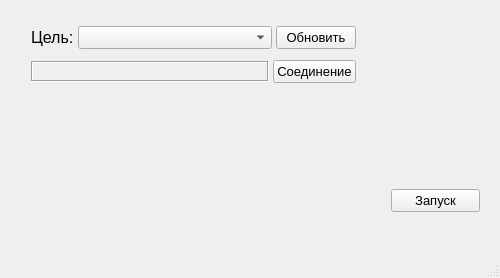
<?xml version="1.0" encoding="UTF-8"?>
<ui version="4.0">
 <class>MainWindow</class>
 <widget class="QMainWindow" name="MainWindow">
  <property name="geometry">
   <rect>
    <x>0</x>
    <y>0</y>
    <width>500</width>
    <height>278</height>
   </rect>
  </property>
  <property name="sizePolicy">
   <sizepolicy hsizetype="Ignored" vsizetype="Ignored">
    <horstretch>0</horstretch>
    <verstretch>0</verstretch>
   </sizepolicy>
  </property>
  <property name="maximumSize">
   <size>
    <width>500</width>
    <height>300</height>
   </size>
  </property>
  <property name="font">
   <font>
    <pointsize>10</pointsize>
   </font>
  </property>
  <property name="windowTitle">
   <string>Perpetuum Tool</string>
  </property>
  <property name="autoFillBackground">
   <bool>true</bool>
  </property>
  <widget class="QWidget" name="centralWidget">
   <widget class="QWidget" name="verticalLayoutWidget">
    <property name="geometry">
     <rect>
      <x>380</x>
      <y>150</y>
      <width>111</width>
      <height>101</height>
     </rect>
    </property>
    <layout class="QGridLayout" name="gridLayout">
     <item row="2" column="0">
      <widget class="QPushButton" name="pushButton_3">
       <property name="text">
        <string>Запуск</string>
       </property>
      </widget>
     </item>
    </layout>
   </widget>
   <widget class="QWidget" name="layoutWidget">
    <property name="geometry">
     <rect>
      <x>20</x>
      <y>10</y>
      <width>351</width>
      <height>91</height>
     </rect>
    </property>
    <layout class="QVBoxLayout" name="verticalLayout" stretch="0,0">
     <item>
      <layout class="QHBoxLayout" name="horizontalLayout">
       <property name="spacing">
        <number>4</number>
       </property>
       <property name="rightMargin">
        <number>4</number>
       </property>
       <item>
        <widget class="QLabel" name="label">
         <property name="sizePolicy">
          <sizepolicy hsizetype="Fixed" vsizetype="Preferred">
           <horstretch>0</horstretch>
           <verstretch>0</verstretch>
          </sizepolicy>
         </property>
         <property name="font">
          <font>
           <pointsize>12</pointsize>
          </font>
         </property>
         <property name="text">
          <string>Цель:</string>
         </property>
        </widget>
       </item>
       <item>
        <widget class="QComboBox" name="comboBox">
         <property name="sizePolicy">
          <sizepolicy hsizetype="Preferred" vsizetype="Fixed">
           <horstretch>0</horstretch>
           <verstretch>0</verstretch>
          </sizepolicy>
         </property>
         <property name="sizeAdjustPolicy">
          <enum>QComboBox::AdjustToContentsOnFirstShow</enum>
         </property>
        </widget>
       </item>
       <item>
        <widget class="QPushButton" name="pushButton_2">
         <property name="sizePolicy">
          <sizepolicy hsizetype="Fixed" vsizetype="Fixed">
           <horstretch>0</horstretch>
           <verstretch>0</verstretch>
          </sizepolicy>
         </property>
         <property name="baseSize">
          <size>
           <width>0</width>
           <height>0</height>
          </size>
         </property>
         <property name="text">
          <string>Обновить</string>
         </property>
        </widget>
       </item>
      </layout>
     </item>
     <item>
      <layout class="QHBoxLayout" name="horizontalLayout_2">
       <property name="spacing">
        <number>4</number>
       </property>
       <property name="rightMargin">
        <number>4</number>
       </property>
       <item>
        <widget class="QLabel" name="label_2">
         <property name="sizePolicy">
          <sizepolicy hsizetype="Preferred" vsizetype="Fixed">
           <horstretch>0</horstretch>
           <verstretch>0</verstretch>
          </sizepolicy>
         </property>
         <property name="font">
          <font>
           <pointsize>11</pointsize>
          </font>
         </property>
         <property name="autoFillBackground">
          <bool>true</bool>
         </property>
         <property name="frameShape">
          <enum>QFrame::Box</enum>
         </property>
         <property name="frameShadow">
          <enum>QFrame::Sunken</enum>
         </property>
         <property name="text">
          <string/>
         </property>
        </widget>
       </item>
       <item>
        <widget class="QPushButton" name="pushButton">
         <property name="enabled">
          <bool>true</bool>
         </property>
         <property name="sizePolicy">
          <sizepolicy hsizetype="Fixed" vsizetype="Fixed">
           <horstretch>0</horstretch>
           <verstretch>0</verstretch>
          </sizepolicy>
         </property>
         <property name="text">
          <string>Соединение</string>
         </property>
        </widget>
       </item>
      </layout>
     </item>
    </layout>
   </widget>
  </widget>
  <widget class="QStatusBar" name="statusBar">
   <property name="font">
    <font>
     <pointsize>10</pointsize>
    </font>
   </property>
  </widget>
 </widget>
 <layoutdefault spacing="6" margin="11"/>
 <resources/>
 <connections>
  <connection>
   <sender>comboBox</sender>
   <signal>currentIndexChanged(QString)</signal>
   <receiver>label_2</receiver>
   <slot>setText(QString)</slot>
   <hints>
    <hint type="sourcelabel">
     <x>145</x>
     <y>60</y>
    </hint>
    <hint type="destinationlabel">
     <x>64</x>
     <y>187</y>
    </hint>
   </hints>
  </connection>
 </connections>
</ui>
